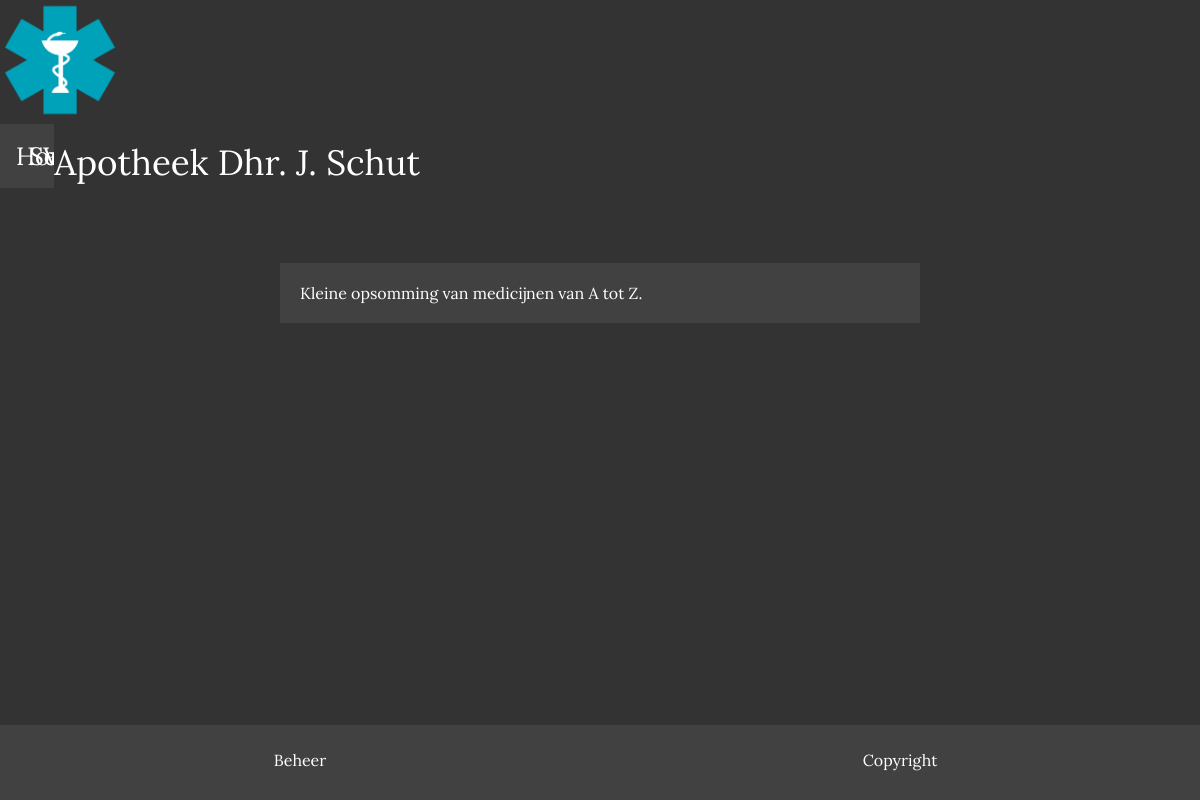
Page /pages/medicationoverview.php on the earlier database version.
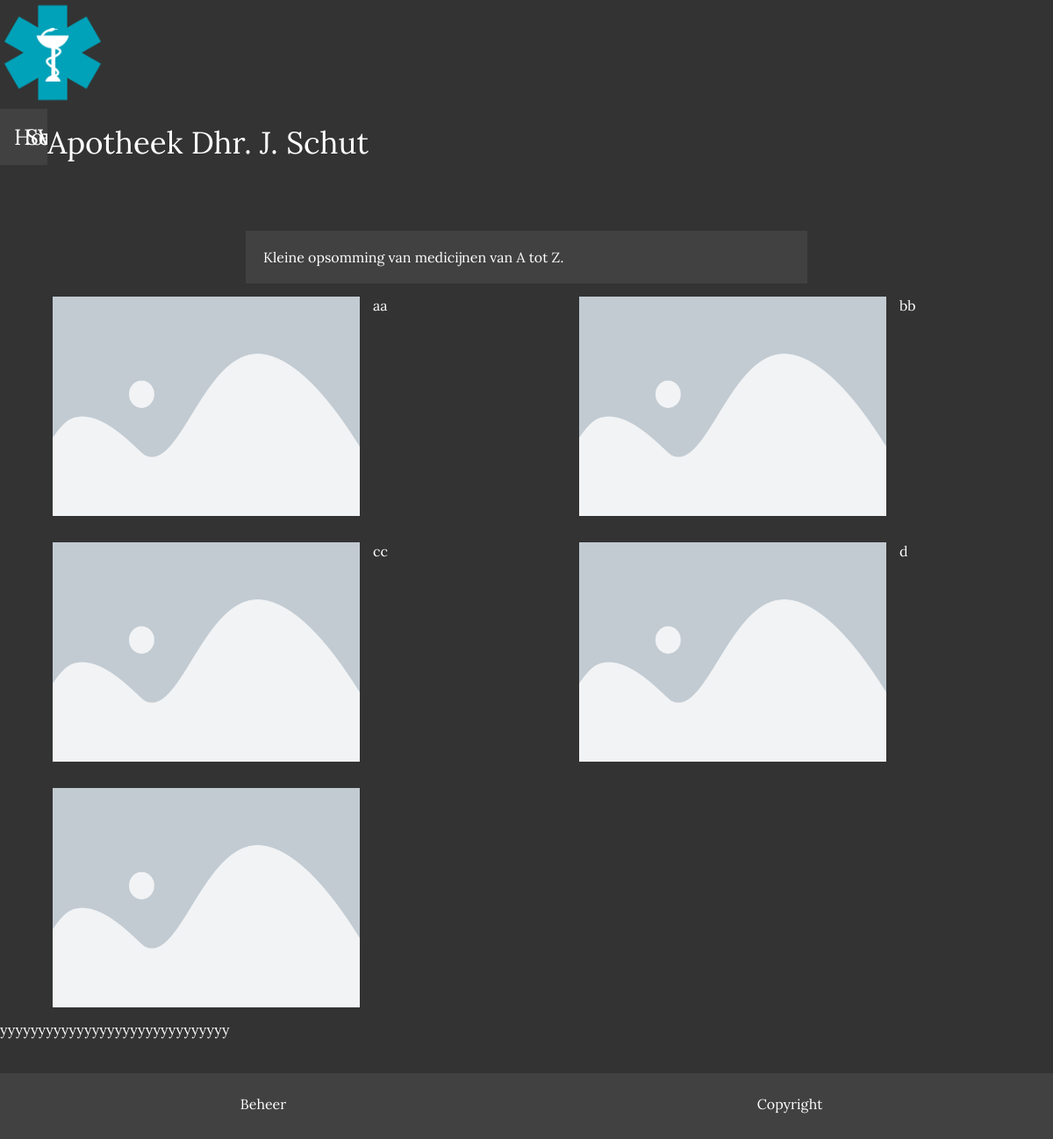
Same page on the later database version.
### tables this page shows
CREATE TABLE `medicine` (
  `medicinename` varchar(30) NOT NULL,
  `medicineimage` varchar(30) NOT NULL,
  `medicinestock` int(11) NOT NULL,
  `medicineID` int(11) NOT NULL
);

### inc/med.inc.php (the view)
<?php
include_once 'dbh.inc.php';
$sql = "SELECT * FROM medicine ORDER BY medicinename";
$result = mysqli_query($conn, $sql);
$resultcheck = mysqli_num_rows($result);
if ($resultcheck > 0) {
    while ($row = mysqli_fetch_assoc($result)) {
        echo "<div class='med'>
        <img src='/images/".$row['medicineimage']."'>" . $row['medicinename']."</a></div>";
      }
}
?>

Differences in the rows shown:
added medicine: medicineimage (placeholder picture), medicinename "aa"
added medicine: medicineimage (placeholder picture), medicinename "bb"
added medicine: medicineimage (placeholder picture), medicinename "cc"
added medicine: medicineimage (placeholder picture), medicinename "d"
added medicine: medicineimage (placeholder picture), medicinename "yyyyyyyyyyyyyyyyyyyyyyyyyyyyyy"
